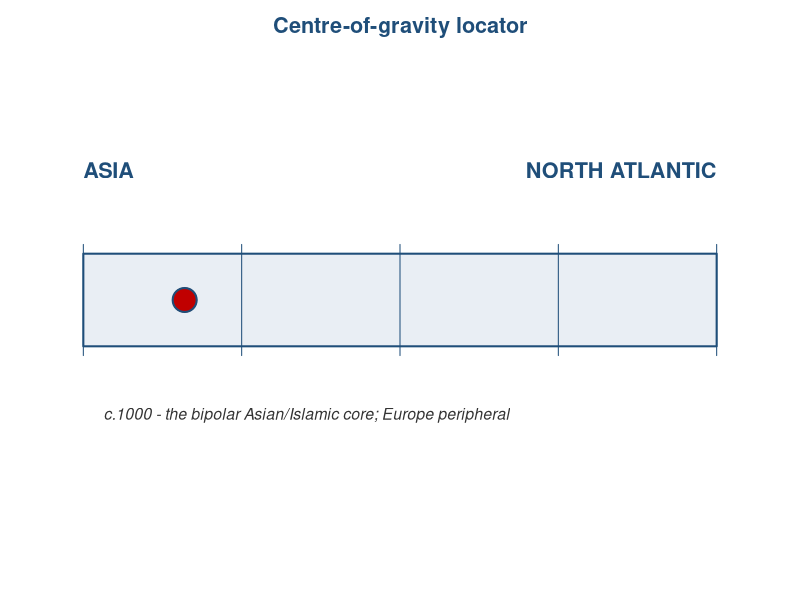
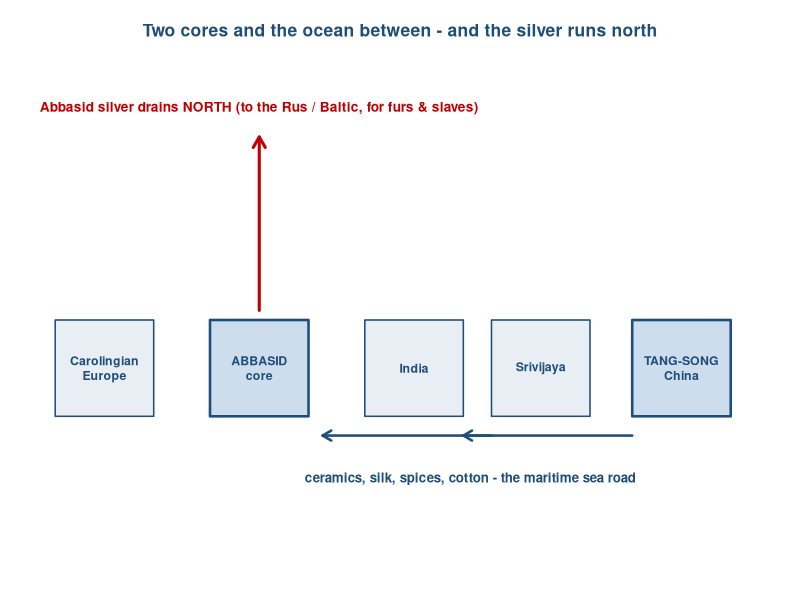
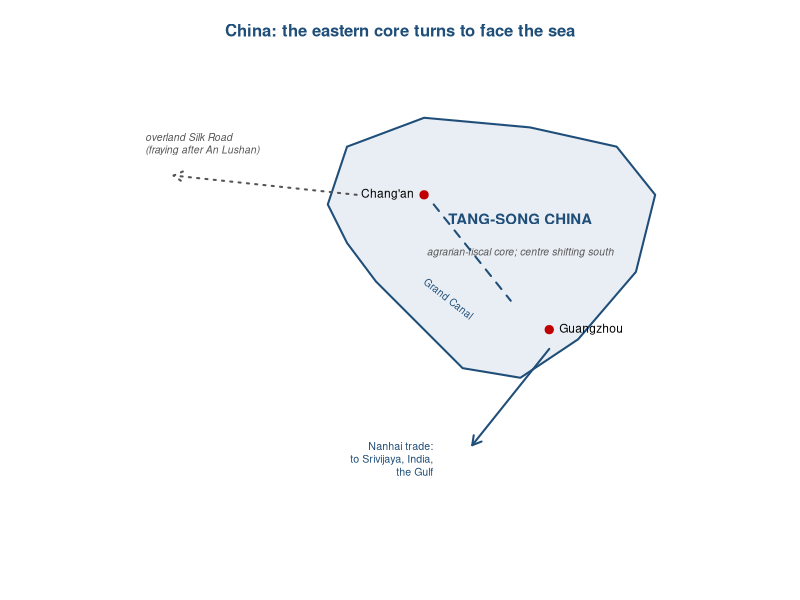
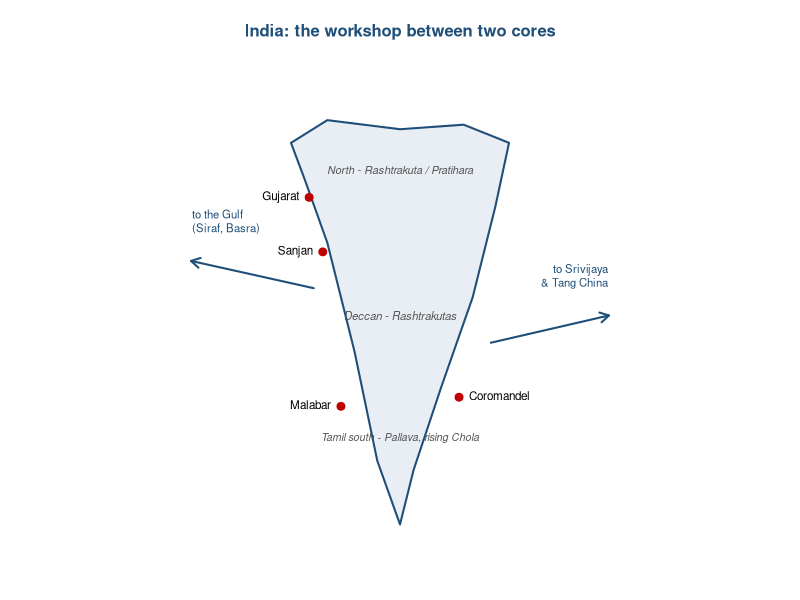
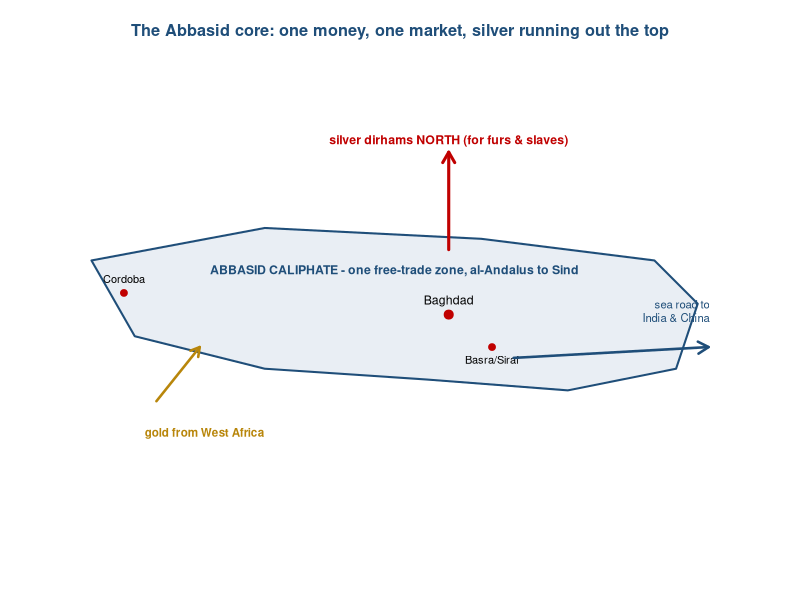
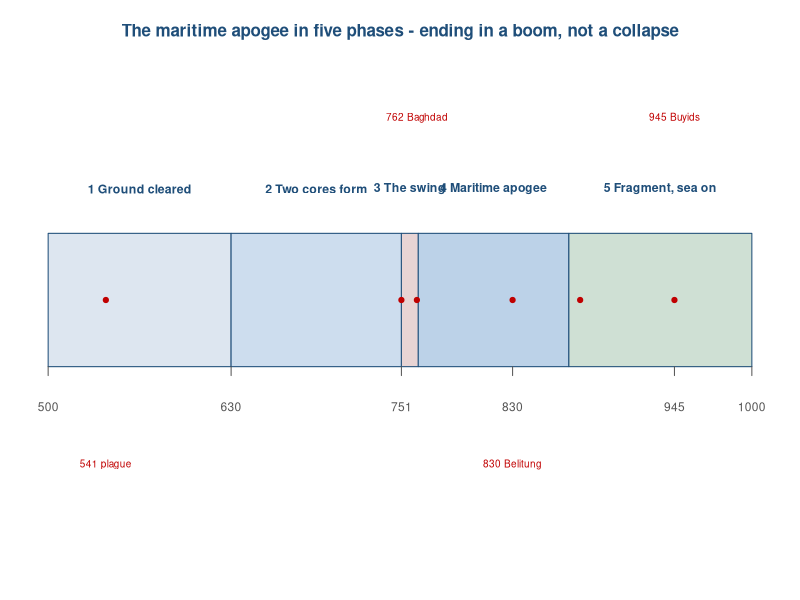
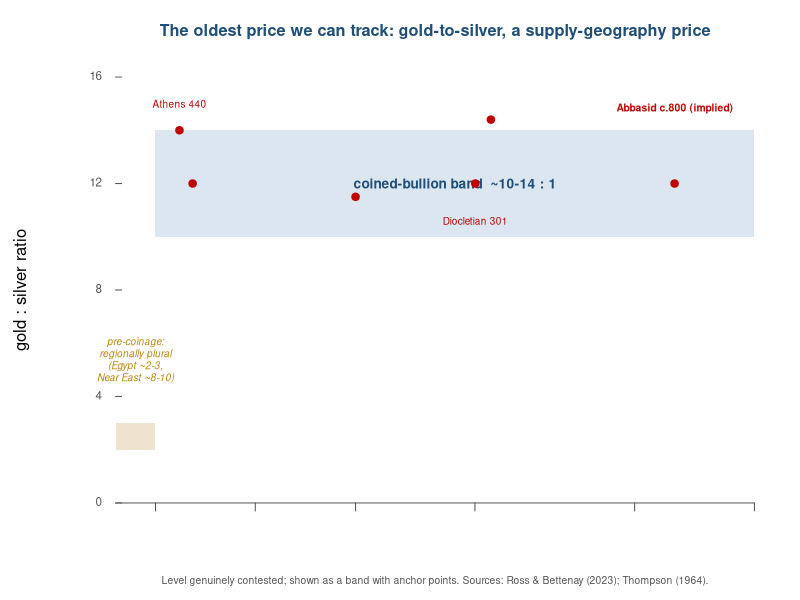
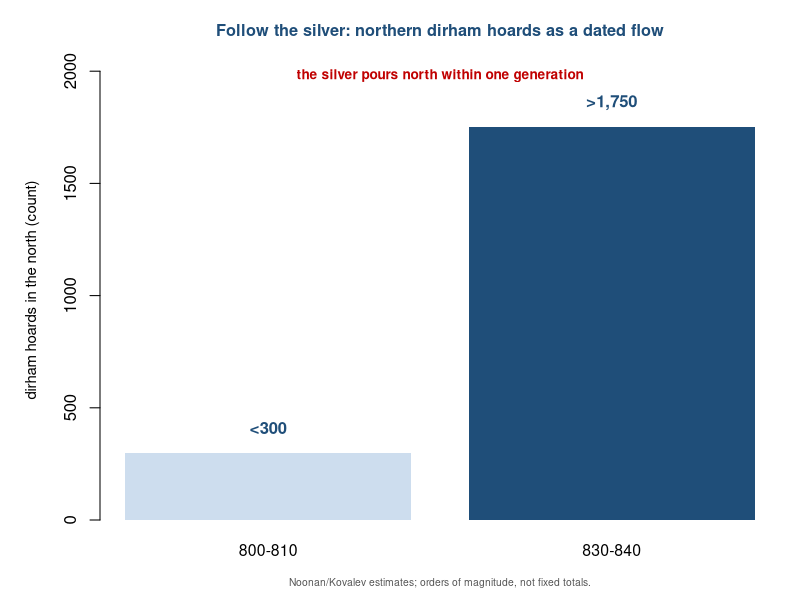

Here is the R script that generated these plots, in order:
# Chapter 3 visual programme (house style: R base graphics, ECU palette; 6-digit hex).
base_blue <- "#1f4e79"; accent <- "#c00000"; land <- "#e9eef4"; grey <- "#555555"
gold <- "#b8860b"; silver <- "#8a8d91"

# ---------------------------------------------------------------------------
# 1. Centre-of-gravity locator (Asia <-> North Atlantic spectrum)
png("cog-locator-03.png", width = 1400, height = 460, res = 150)
par(mar = c(2.5, 1, 2.5, 1))
plot(NA, xlim = c(0, 1), ylim = c(0, 1), axes = FALSE, xlab = "", ylab = "")
rect(0.05, 0.40, 0.95, 0.60, col = land, border = base_blue, lwd = 2)
text(0.05, 0.78, "ASIA", col = base_blue, font = 2, cex = 1.3, adj = 0)
text(0.95, 0.78, "NORTH ATLANTIC", col = base_blue, font = 2, cex = 1.3, adj = 1)
segments(seq(0.05, 0.95, length.out = 5), 0.38,
         seq(0.05, 0.95, length.out = 5), 0.62, col = base_blue, lwd = 1)
x <- 0.05 + 0.16 * 0.90
points(x, 0.50, pch = 19, cex = 3.2, col = accent)
points(x, 0.50, pch = 21, cex = 3.2, col = base_blue, lwd = 2)
text(x, 0.25, "c.1000 - the bipolar Asian/Islamic core; Europe peripheral",
     col = "#333333", font = 3, cex = 0.95, adj = 0.2)
title(main = "Centre-of-gravity locator", col.main = base_blue, cex.main = 1.3)
dev.off()

# ---------------------------------------------------------------------------
# 2. Orientation: two cores, the ocean between, silver north
png("map-two-cores-03.png", width = 1600, height = 760, res = 150)
par(mar = c(1, 1, 3, 1))
plot(NA, xlim = c(0, 100), ylim = c(0, 50), axes = FALSE, xlab = "", ylab = "")
nodes <- list("Carolingian\nEurope" = c(8, 20), "ABBASID\ncore" = c(30, 20),
              India = c(52, 20), Srivijaya = c(70, 20), "TANG-SONG\nChina" = c(90, 20))
for (nm in names(nodes)) {
  p <- nodes[[nm]]; big <- nm %in% c("ABBASID\ncore", "TANG-SONG\nChina")
  rect(p[1] - 7, p[2] - 5, p[1] + 7, p[2] + 5,
       col = if (big) "#cdddee" else land, border = base_blue, lwd = if (big) 2.5 else 1.5)
  text(p[1], p[2], nm, cex = 0.74, font = 2, col = base_blue)
}
# sea road (goods) along the bottom
arrows(83, 13, 59, 13, length = 0.10, lwd = 2.5, col = base_blue)
arrows(63, 13, 39, 13, length = 0.10, lwd = 2.5, col = base_blue)
text(60, 8.5, "ceramics, silk, spices, cotton - the maritime sea road", cex = 0.8, col = base_blue, font = 2)
# silver north (out of the core)
arrows(30, 26, 30, 44, length = 0.12, lwd = 3, col = accent)
text(30, 47, "Abbasid silver drains NORTH (to the Rus / Baltic, for furs & slaves)",
     cex = 0.82, col = accent, font = 2)
title(main = "Two cores and the ocean between - and the silver runs north",
      cex.main = 1.05, col.main = base_blue)
dev.off()

# ---------------------------------------------------------------------------
# 3. China structure map (schematic)
png("map-china-03.png", width = 1300, height = 980, res = 150)
par(mar = c(1, 1, 3, 1))
plot(NA, xlim = c(0, 130), ylim = c(0, 100), axes = FALSE, xlab = "", ylab = "", asp = 1)
cx <- c(54,70,92,110,118, 114,102,90,78,70, 60,54,50,52,54)
cy <- c(86,92,90,86,76, 60,46,38,40,48, 58,66,74,80,86)
polygon(cx, cy, col = land, border = base_blue, lwd = 2)
text(90, 71, "TANG-SONG CHINA", font = 2, col = base_blue, cex = 0.9)
text(90, 64, "agrarian-fiscal core; centre shifting south", cex = 0.62, col = grey, font = 3)
points(70, 76, pch = 19, col = accent, cex = 1.1); text(70, 76, "Chang'an", pos = 2, cex = 0.72)
points(96, 48, pch = 19, col = accent, cex = 1.1); text(96, 48, "Guangzhou", pos = 4, cex = 0.72)
# Grand Canal (north-south spine)
segments(72, 74, 88, 54, col = base_blue, lwd = 2, lty = 2)
text(68, 58, "Grand Canal", cex = 0.6, col = base_blue, srt = -38, pos = 4)
# Nanhai trade south
arrows(96, 44, 80, 24, length = 0.10, lwd = 2, col = base_blue)
text(74, 20, "Nanhai trade:\nto Srivijaya, India,\nthe Gulf", cex = 0.64, col = base_blue, pos = 2)
# overland west fraying
arrows(56, 76, 18, 80, length = 0.10, lwd = 2, col = grey, lty = 3)
text(10, 86, "overland Silk Road\n(fraying after An Lushan)", cex = 0.62, col = grey, pos = 4, font = 3)
title(main = "China: the eastern core turns to face the sea",
      cex.main = 1.0, col.main = base_blue)
dev.off()

# ---------------------------------------------------------------------------
# 4. India structure map (three coastal arms)
png("map-india-03.png", width = 1020, height = 1160, res = 150)
par(mar = c(1, 1, 3, 1))
plot(NA, xlim = c(-2, 102), ylim = c(6, 112), axes = FALSE, xlab = "", ylab = "", asp = 1)
px <- c(26,34,50,64,74, 71,66,59,53,50, 45,40,34,29,26)
py <- c(98,103,101,102,98, 84,64,44,26,14, 28,52,76,90,98)
polygon(px, py, col = land, border = base_blue, lwd = 2)
text(50, 92, "North - Rashtrakuta / Pratihara", cex = 0.66, col = grey, font = 3)
text(50, 60, "Deccan - Rashtrakutas", cex = 0.68, col = grey, font = 3)
text(50, 33, "Tamil south - Pallava, rising Chola", cex = 0.64, col = grey, font = 3)
pts <- list(Gujarat = c(30,86,2), Sanjan = c(33,74,2), Malabar = c(37,40,2),
            Coromandel = c(63,42,4))
for (nm in names(pts)) { p <- pts[[nm]]
  points(p[1], p[2], pch = 19, col = accent, cex = 1.05); text(p[1], p[2], nm, pos = p[3], cex = 0.7) }
arrows(31, 66, 4, 72, length = 0.10, lwd = 2, col = base_blue)
text(2, 80, "to the Gulf\n(Siraf, Basra)", cex = 0.68, col = base_blue, pos = 4)
arrows(70, 54, 96, 60, length = 0.10, lwd = 2, col = base_blue)
text(98, 68, "to Srivijaya\n& Tang China", cex = 0.68, col = base_blue, pos = 2)
title(main = "India: the workshop between two cores",
      cex.main = 1.0, col.main = base_blue)
dev.off()

# ---------------------------------------------------------------------------
# 5. Abbasid structure map (one free-trade zone)
png("map-abbasid-03.png", width = 1500, height = 820, res = 150)
par(mar = c(1, 1, 3, 1))
plot(NA, xlim = c(0, 130), ylim = c(0, 70), axes = FALSE, xlab = "", ylab = "", asp = 1)
ax <- c(8,40,80,112,120, 116,96,70,40,16, 8)
ay <- c(46,52,50,46,38, 26,22,24,26,32, 46)
polygon(ax, ay, col = land, border = base_blue, lwd = 2)
text(64, 44, "ABBASID CALIPHATE - one free-trade zone, al-Andalus to Sind",
     font = 2, col = base_blue, cex = 0.74)
points(74, 36, pch = 19, col = accent, cex = 1.2); text(74, 36, "Baghdad", pos = 3, cex = 0.74)
points(82, 30, pch = 19, col = accent, cex = 0.9); text(82, 30, "Basra/Siraf", pos = 1, cex = 0.66)
points(14, 40, pch = 19, col = accent, cex = 0.9); text(14, 40, "Cordoba", pos = 3, cex = 0.66)
# silver north
arrows(74, 48, 74, 66, length = 0.12, lwd = 3, col = accent)
text(74, 68, "silver dirhams NORTH (for furs & slaves)", cex = 0.74, col = accent, font = 2)
# gold from W Africa
arrows(20, 20, 28, 30, length = 0.10, lwd = 2.5, col = gold)
text(16, 14, "gold from West Africa", cex = 0.7, col = gold, font = 2, pos = 4)
# sea road east
arrows(86, 28, 122, 30, length = 0.12, lwd = 2.5, col = base_blue)
text(124, 36, "sea road to\nIndia & China", cex = 0.68, col = base_blue, pos = 2)
title(main = "The Abbasid core: one money, one market, silver running out the top",
      cex.main = 0.98, col.main = base_blue)
dev.off()

# ---------------------------------------------------------------------------
# 6. Five-phase timeline, c.500-1000
png("phase-timeline-03.png", width = 1700, height = 600, res = 150)
par(mar = c(3, 1, 3, 1))
plot(NA, xlim = c(500, 1000), ylim = c(0, 10), axes = FALSE, xlab = "", ylab = "")
ph <- list(
  c(500, 630, "1 Ground cleared",  "#dde6f0"),
  c(630, 751, "2 Two cores form",  "#cdddee"),
  c(751, 763, "3 The swing",       "#e8d4d4"),
  c(763, 870, "4 Maritime apogee", "#bcd2e8"),
  c(870, 1000,"5 Fragment, sea on","#cfe0d4"))
for (p in ph) { x0 <- as.numeric(p[1]); x1 <- as.numeric(p[2])
  rect(x0, 3.5, x1, 6.5, col = p[4], border = base_blue)
  text((x0 + x1) / 2, 7.5, p[3], cex = 0.74, font = 2, col = base_blue) }
axx <- c(500, 630, 751, 830, 945, 1000)
laby <- c("500", "630", "751", "830", "945", "1000")
segments(axx, 3.3, axx, 3.5, col = grey); text(axx, 2.6, laby, cex = 0.72, col = grey)
ev <- list(c(541, "Justinianic\nplague"), c(751, "Talas"), c(762, "Baghdad\nfounded"),
           c(830, "Belitung\nwreck"), c(878, "Guangzhou\nmassacre"), c(945, "Buyids\ntake Baghdad"))
for (e in ev) { x <- as.numeric(e[1]); points(x, 5, pch = 19, cex = 0.7, col = accent) }
text(541, 1.3, "541 plague", cex = 0.6, col = accent)
text(762, 9.1, "762 Baghdad", cex = 0.6, col = accent)
text(830, 1.3, "830 Belitung", cex = 0.6, col = accent)
text(945, 9.1, "945 Buyids", cex = 0.6, col = accent)
title(main = "The maritime apogee in five phases - ending in a boom, not a collapse",
      cex.main = 1.02, col.main = base_blue)
dev.off()

# ---------------------------------------------------------------------------
# 7. Gold:silver ratio - a long-run band (not a false-precision line)
png("goldsilver-band-03.png", width = 1600, height = 760, res = 150)
par(mar = c(4, 4.5, 3, 1))
plot(NA, xlim = c(-600, 1000), ylim = c(0, 16), axes = FALSE,
     xlab = "", ylab = "gold : silver ratio")
# the converged Mediterranean/Islamic band ~10-14:1
rect(-500, 10, 1000, 14, col = "#dbe6f1", border = NA)
text(250, 12, "coined-bullion band  ~10-14 : 1", col = base_blue, font = 2, cex = 0.82)
# axis
axx <- c(-500, -250, 1, 300, 700, 1000)
labx <- c("500 BCE", "250 BCE", "1 CE", "300 CE", "700 CE", "1000 CE")
segments(-600, 0, 1000, 0, col = grey)
segments(axx, -0.3, axx, 0, col = grey); text(axx, -1.1, labx, cex = 0.7, col = grey)
yt <- c(0, 4, 8, 12, 16); segments(-600, yt, -585, yt, col = grey); text(-610, yt, yt, cex = 0.7, col = grey, pos = 2)
# anchor points (Ross & Bettenay 2023; Thompson; Diocletian; Abbasid implied)
an <- list(c(-440, 14, "Athens 440 BCE"), c(-407, 12, "Athens 407 BCE"),
           c(1, 11.5, "Rome (imperial)"), c(301, 12, "Diocletian 301"),
           c(340, 14.4, "late Rome 340"), c(800, 12, "Abbasid implied ~10-14"))
for (a in an) { x <- as.numeric(a[1]); y <- as.numeric(a[2])
  points(x, y, pch = 19, col = accent, cex = 1.0) }
text(-440, 15, "Athens 440", cex = 0.6, col = accent)
text(301, 10.6, "Diocletian 301", cex = 0.6, col = accent)
text(800, 14.8, "Abbasid c.800 (implied)", cex = 0.62, col = accent, font = 2)
# pre-coinage plural note (low band, left)
rect(-600, 2, -500, 3, col = "#efe2cf", border = NA)
text(-550, 5.4, "pre-coinage:\nregionally plural\n(Egypt ~2-3,\nNear East ~8-10)",
     cex = 0.6, col = gold, font = 3)
title(main = "The oldest price we can track: gold-to-silver, a supply-geography price",
      cex.main = 0.98, col.main = base_blue)
mtext("Level genuinely contested; shown as a band with anchor points. Sources: Ross & Bettenay (2023); Thompson (1964).",
      side = 1, line = 2.4, cex = 0.62, col = grey)
dev.off()

# ---------------------------------------------------------------------------
# 8. Dirham hoards - a dated flow north
png("dirham-hoards-03.png", width = 1200, height = 720, res = 150)
par(mar = c(4, 5, 3, 1))
b <- barplot(c(300, 1750), names.arg = c("800-810", "830-840"),
             col = c("#cdddee", base_blue), border = NA, ylim = c(0, 2050),
             ylab = "dirham hoards in the north (count)", cex.names = 0.95, cex.lab = 0.9)
text(b, c(300, 1750) + 110, c("<300", ">1,750"), font = 2, col = base_blue)
text(mean(b), 1980, "the silver pours north within one generation", cex = 0.82, col = accent, font = 2)
title(main = "Follow the silver: northern dirham hoards as a dated flow",
      cex.main = 0.98, col.main = base_blue)
mtext("Noonan/Kovalev estimates; orders of magnitude, not fixed totals.",
      side = 1, line = 2.5, cex = 0.62, col = grey)
dev.off()

# ---------------------------------------------------------------------------
# 9. Belitung cargo - a dataset of one
png("belitung-cargo-03.png", width = 1300, height = 640, res = 150)
par(mar = c(2, 1, 3, 1))
plot(NA, xlim = c(0, 100), ylim = c(0, 34), axes = FALSE, xlab = "", ylab = "")
rect(8, 20, 92, 27, col = "#cdddee", border = base_blue)        # ~70,000 loaded
rect(8, 20, 8 + 84 * (60/70), 27, col = base_blue, border = base_blue)  # ~60,000 recovered
rect(8, 11, 8 + 84 * (55/70), 18, col = accent, border = accent)        # ~55,000 Changsha
text(50, 30.5, "one Gulf-built dhow, c.830 - a single direct China-Gulf cargo", font = 2, col = base_blue, cex = 0.86)
text(50, 23.5, "~60,000 recovered  /  ~70,000 loaded", col = "white", font = 2, cex = 0.78)
text(34, 14.5, "~55,000 Changsha bowls (mass-produced for export)", col = "white", font = 2, cex = 0.72)
text(50, 6, "Figures estimated; the count is itself part of the debate.", col = grey, cex = 0.7, font = 3)
title(main = "The Belitung cargo: the first physical proof of direct sailing",
      cex.main = 0.98, col.main = base_blue)
dev.off()

# ---------------------------------------------------------------------------
# 10. Largest cities c.1000 - the centre-of-gravity proxy
png("city-size-03.png", width = 1350, height = 760, res = 150)
par(mar = c(5, 5, 3, 1))
vals <- c(500, 500, 350, 8)
cols <- c(base_blue, base_blue, base_blue, grey)
b <- barplot(vals, names.arg = c("Baghdad", "Chang'an", "Cordoba", "Aachen"),
             col = cols, border = NA, ylim = c(0, 600),
             ylab = "population (thousands, est.)", cex.names = 0.92, cex.lab = 0.9)
text(b, vals + 22, c("~500k", "~500k", "~350k", "~few k"), font = 2, col = base_blue, cex = 0.85)
text(b[1:3] %*% c(1,1,1)/3, 560, "Asia / the Islamic world", col = base_blue, font = 2, cex = 0.8)
text(b[4], 90, "Carolingian\nEurope", col = grey, font = 2, cex = 0.72)
title(main = "Where the weight sat, c.1000: the largest cities of the connected world",
      cex.main = 0.96, col.main = base_blue)
mtext("Order-of-magnitude estimates (Bosker-Buringh-van Zanden 2013; Reba-Reitsma-Seto 2016); taught as debate, not census.",
      side = 1, line = 3.4, cex = 0.6, col = grey)
dev.off()

cat("ch03 figures written\n")
